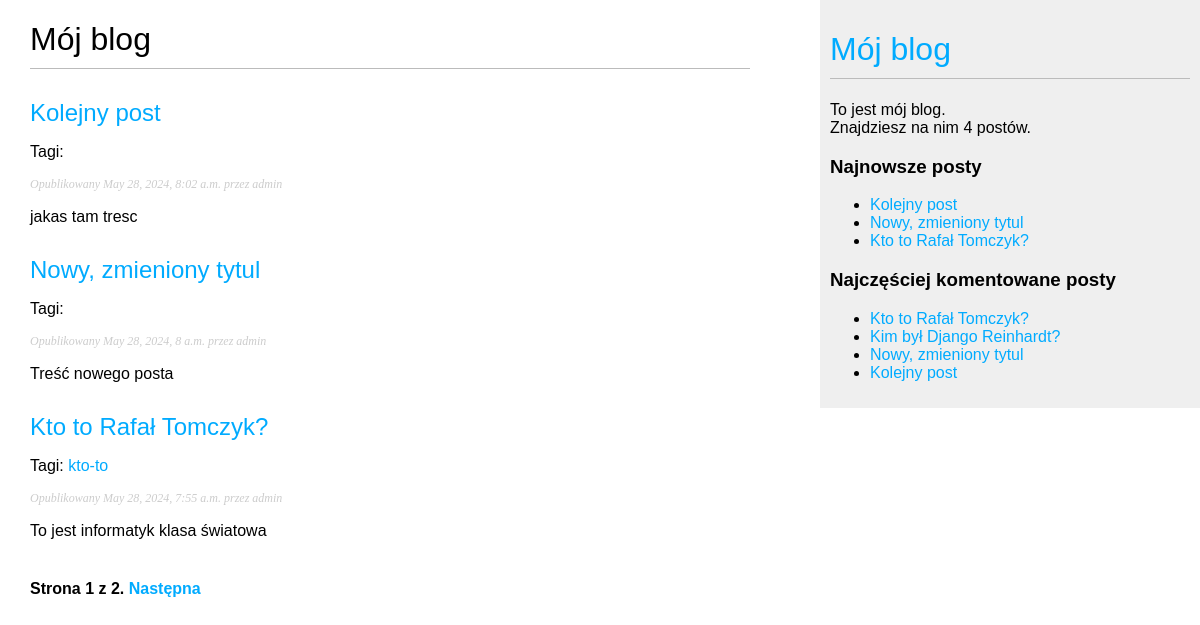
The page /blog/ on the database as committed earlier.
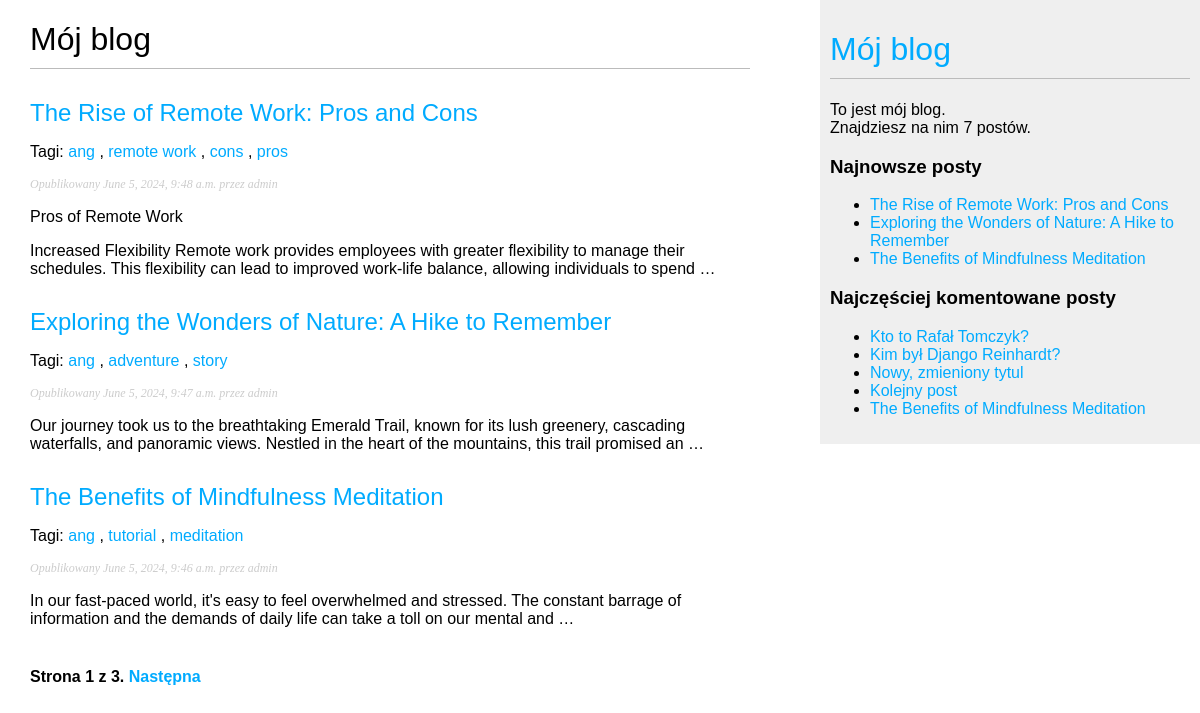
The same page on the database as committed later.
### blog/models.py (models this page shows, shortened)
class Post(models.Model):
    class Status(models.TextChoices):
        DRAFT = 'DF', 'Roboczy'
        PUBLISHED = 'PB', 'Opublikowany'
    title = models.CharField(max_length=250)
    slug = models.SlugField(max_length=250, unique_for_date='publish')
    author = models.ForeignKey(User, on_delete=models.CASCADE, related_name='blog_posts')
    body = models.TextField()
    publish = models.DateTimeField(default=timezone.now)
    created = models.DateTimeField(auto_now_add=True)
    updated = models.DateTimeField(auto_now=True)
    status = models.CharField(max_length=2, choices=Status.choices, default=Status.DRAFT)
    object = models.Manager()
    published = PublishedManager()
    tags = TaggableManager()
    class Meta:
        ordering = ['-publish']
        indexes = [
            models.Index(fields=['-publish'])
        ]
    def get_absolute_url(self):
        return reverse("blog:post_detail", args=[self.publish.year,
                                                 self.publish.month,
                                                 self.publish.day,
                                                 self.slug])

### blog/views.py (the view)
# urls.py: path('', views.post_list, name='post_list'),
def post_list(request, tag_slug=None):
    post_list = Post.published.all()
    tag= None
    if tag_slug:
        tag = get_object_or_404(Tag, slug=tag_slug)
        post_list = post_list.filter(tags__in=[tag])
    paginator = Paginator(post_list, 3)
    page_number = request.GET.get('page', 1)
    try:
        posts = paginator.page(page_number)
    except PageNotAnInteger:
        posts = paginator.page(1)
    except EmptyPage:
        posts = paginator.page(paginator.num_pages)
    return render(request,
                  'blog/post/list.html',
                  {'posts': posts,
                   'tag': tag})

### blog/models.py (called while the page is built)
    def get_queryset(self):
        return super().get_queryset()\
            .filter(status=Post.Status.PUBLISHED)

### blog/templatetags/blog_tags.py (called while the page is built)
@register.simple_tag
def total_posts():
    return Post.published.count()

@register.inclusion_tag('blog/post/latest_posts.html')
def show_latest_posts(count=5):
    latest_posts = Post.published.order_by('-publish')[:count]
    return {'latest_posts': latest_posts}

@register.simple_tag
def get_most_commented_posts(count=5):
    return Post.published.annotate(total_comments=Count('comments')).order_by('-total_comments')[:count]

@register.filter(name='markdown')
def markdown_format(text):
    return mark_safe(markdown.markdown(text))

### blog/templates/blog/post/list.html (shortened to what this page needs)
{% extends "blog/base.html" %}
{% load blog_tags %}
{% block content %}
    <h1>Mój blog</h1>
    {% for post in posts %}
        <h2>
            <a href="{{ post.get_absolute_url }}">
                {{ post.title }}
            </a>
        </h2>
        <p class="tags">
            Tagi:
            {% for tag in post.tags.all %}
                <a href="{% url 'blog:post_list_by_tag' tag.slug %}">
                    {{ tag.name }}
                </a>
                {% if not forloop.last %}, {% endif %}
            {% endfor %}
        </p>
        <p class="date">
            Opublikowany {{ post.publish }} przez {{ post.author }}
        </p>
        {{ post.body|markdown|truncatewords_html:30 }}
    {% endfor %}
    {% include "pagination.html" with page=posts %}
{% endblock %}

### blog/templates/blog/base.html (shortened to what this page needs)
{% load blog_tags %}
{% load static %}
<!DOCTYPE html>
<html>
<head>
    <link href="{% static 'css/blog.css' %}" rel="stylesheet">
</head>
<body>
    <div id="content">
        {% block content %}
        {% endblock %}
    </div>
    <div id="sidebar">
        <h1><a href="{% url 'blog:post_list' %}">Mój blog</a></h1>
        <p>To jest mój blog.<br>
            Znajdziesz na nim {% total_posts %} postów.
        </p>
        <h3>Najnowsze posty</h3>
        {% show_latest_posts 3 %}
        <h3>Najczęściej komentowane posty</h3>
        {% get_most_commented_posts as most_commented_posts %}
        <ul>
            {% for post in most_commented_posts %}
            <li>
                <a href="{{ post.get_absolute_url }}">{{ post.title }}</a>
            </li>
            {% endfor %}
        </ul>
    </div>
</body>
</html>

### blog/templates/blog/post/latest_posts.html
<ul>
    {% for post in latest_posts %}
        <li>
            <a href="{{post.get_absolute_url}}">{{post.title}}</a>
        </li>
    {%endfor%}
</ul>

Rows that differ between the two databases and show on the page:
no longer on one of the page's lists (row unchanged): Post: title "Kto to Rafał Tomczyk?", publish "May 28, 2024, 7:55 a.m.", author "admin", body "To jest informatyk klasa światowa"
no longer on one of the page's lists (row unchanged): Post: title "Nowy, zmieniony tytul", publish "May 28, 2024, 8 a.m.", author "admin", body "Treść nowego posta"
no longer on one of the page's lists (row unchanged): Post: title "Kolejny post", publish "May 28, 2024, 8:02 a.m.", author "admin", body "jakas tam tresc"
added Post: title "The Rise of Remote Work: Pros and Cons", publish "June 5, 2024, 9:48 a.m.", author "admin", body "Pros of Remote Work Increased Flexibility Remote work provides employees with greater flexibility to manage their schedules. This flexibility can lead to improved work-life balance, allowing individuals to spend …"
added Tag: name "ang"
added Tag: name "remote work", shown under "The Rise of Remote Work: Pros and Cons"
added Tag: name "cons", shown under "The Rise of Remote Work: Pros and Cons"
added Tag: name "pros", shown under "The Rise of Remote Work: Pros and Cons"
added Post: title "Exploring the Wonders of Nature: A Hike to Remember", publish "June 5, 2024, 9:47 a.m.", author "admin", body "Our journey took us to the breathtaking Emerald Trail, known for its lush greenery, cascading waterfalls, and panoramic views. Nestled in the heart of the mountains, this trail promised an …"
added Tag: name "adventure", shown under "Exploring the Wonders of Nature: A Hike to Remember"
added Tag: name "story", shown under "Exploring the Wonders of Nature: A Hike to Remember"
added Post: title "The Benefits of Mindfulness Meditation", publish "June 5, 2024, 9:46 a.m.", author "admin", body "In our fast-paced world, it's easy to feel overwhelmed and stressed. The constant barrage of information and the demands of daily life can take a toll on our mental and …"
added Tag: name "tutorial", shown under "The Benefits of Mindfulness Meditation"
added Tag: name "meditation", shown under "The Benefits of Mindfulness Meditation"
computed for Post "Kto to Rafał Tomczyk?": loses Tag (name "kto-to")
Other text that changed with them:
{{ page.paginator.num_pages }}: "2" → "3"
text no longer shown: "4"
text now shown: "7"
